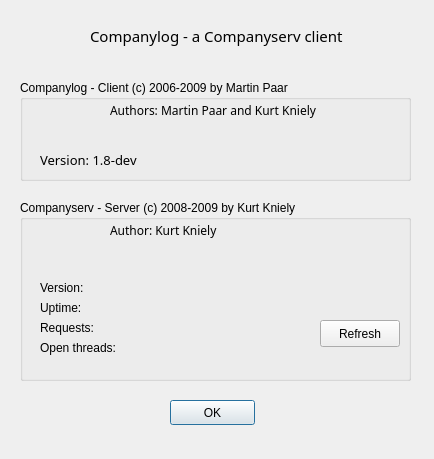
<?xml version="1.0" encoding="UTF-8"?>
<ui version="4.0">
 <class>About</class>
 <widget class="QDialog" name="About">
  <property name="geometry">
   <rect>
    <x>0</x>
    <y>0</y>
    <width>434</width>
    <height>459</height>
   </rect>
  </property>
  <property name="windowTitle">
   <string>Info</string>
  </property>
  <widget class="QPushButton" name="okButton">
   <property name="geometry">
    <rect>
     <x>170</x>
     <y>400</y>
     <width>85</width>
     <height>25</height>
    </rect>
   </property>
   <property name="text">
    <string>OK</string>
   </property>
   <property name="default">
    <bool>true</bool>
   </property>
  </widget>
  <widget class="QLabel" name="label_6">
   <property name="geometry">
    <rect>
     <x>10</x>
     <y>10</y>
     <width>51</width>
     <height>61</height>
    </rect>
   </property>
   <property name="text">
    <string/>
   </property>
  </widget>
  <widget class="QLabel" name="label">
   <property name="geometry">
    <rect>
     <x>90</x>
     <y>20</y>
     <width>311</width>
     <height>31</height>
    </rect>
   </property>
   <property name="font">
    <font>
     <family>Sans Serif</family>
     <pointsize>11</pointsize>
     <weight>50</weight>
     <italic>false</italic>
     <bold>false</bold>
     <underline>false</underline>
     <strikeout>false</strikeout>
    </font>
   </property>
   <property name="text">
    <string>Companylog - a Companyserv client</string>
   </property>
  </widget>
  <widget class="QGroupBox" name="groupBox">
   <property name="geometry">
    <rect>
     <x>20</x>
     <y>200</y>
     <width>391</width>
     <height>181</height>
    </rect>
   </property>
   <property name="title">
    <string>Companyserv - Server (c) 2008-2009 by Kurt Kniely</string>
   </property>
   <widget class="QLabel" name="version">
    <property name="geometry">
     <rect>
      <x>20</x>
      <y>80</y>
      <width>291</width>
      <height>16</height>
     </rect>
    </property>
    <property name="text">
     <string>Version:</string>
    </property>
   </widget>
   <widget class="QLabel" name="uptime">
    <property name="geometry">
     <rect>
      <x>20</x>
      <y>100</y>
      <width>291</width>
      <height>16</height>
     </rect>
    </property>
    <property name="text">
     <string>Uptime:</string>
    </property>
   </widget>
   <widget class="QLabel" name="requests">
    <property name="geometry">
     <rect>
      <x>20</x>
      <y>120</y>
      <width>291</width>
      <height>16</height>
     </rect>
    </property>
    <property name="text">
     <string>Requests:</string>
    </property>
   </widget>
   <widget class="QLabel" name="threads">
    <property name="geometry">
     <rect>
      <x>20</x>
      <y>140</y>
      <width>291</width>
      <height>16</height>
     </rect>
    </property>
    <property name="text">
     <string>Open threads:</string>
    </property>
   </widget>
   <widget class="QPushButton" name="refreshButton">
    <property name="geometry">
     <rect>
      <x>300</x>
      <y>120</y>
      <width>80</width>
      <height>27</height>
     </rect>
    </property>
    <property name="text">
     <string>Refresh</string>
    </property>
    <property name="autoDefault">
     <bool>true</bool>
    </property>
   </widget>
   <widget class="QLabel" name="label_7">
    <property name="geometry">
     <rect>
      <x>90</x>
      <y>20</y>
      <width>361</width>
      <height>20</height>
     </rect>
    </property>
    <property name="font">
     <font>
      <family>Sans Serif</family>
      <pointsize>9</pointsize>
      <weight>50</weight>
      <italic>false</italic>
      <bold>false</bold>
      <underline>false</underline>
      <strikeout>false</strikeout>
     </font>
    </property>
    <property name="text">
     <string>Author: Kurt Kniely</string>
    </property>
   </widget>
  </widget>
  <widget class="QGroupBox" name="groupBox_2">
   <property name="geometry">
    <rect>
     <x>20</x>
     <y>80</y>
     <width>391</width>
     <height>101</height>
    </rect>
   </property>
   <property name="title">
    <string>Companylog - Client (c) 2006-2009 by Martin Paar</string>
   </property>
   <widget class="QLabel" name="label_4">
    <property name="geometry">
     <rect>
      <x>20</x>
      <y>70</y>
      <width>361</width>
      <height>20</height>
     </rect>
    </property>
    <property name="font">
     <font>
      <family>Sans Serif</family>
      <pointsize>10</pointsize>
      <weight>50</weight>
      <italic>false</italic>
      <bold>false</bold>
      <underline>false</underline>
      <strikeout>false</strikeout>
     </font>
    </property>
    <property name="text">
     <string>Version: 1.8-dev</string>
    </property>
   </widget>
   <widget class="QLabel" name="label_5">
    <property name="geometry">
     <rect>
      <x>90</x>
      <y>20</y>
      <width>361</width>
      <height>20</height>
     </rect>
    </property>
    <property name="font">
     <font>
      <family>Sans Serif</family>
      <pointsize>9</pointsize>
      <weight>50</weight>
      <italic>false</italic>
      <bold>false</bold>
      <underline>false</underline>
      <strikeout>false</strikeout>
     </font>
    </property>
    <property name="text">
     <string>Authors: Martin Paar and Kurt Kniely</string>
    </property>
   </widget>
  </widget>
 </widget>
 <resources/>
 <connections>
  <connection>
   <sender>okButton</sender>
   <signal>clicked()</signal>
   <receiver>About</receiver>
   <slot>accept()</slot>
   <hints>
    <hint type="sourcelabel">
     <x>278</x>
     <y>253</y>
    </hint>
    <hint type="destinationlabel">
     <x>96</x>
     <y>254</y>
    </hint>
   </hints>
  </connection>
 </connections>
</ui>
